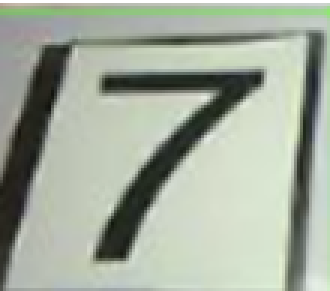
//> input picture opencv_example/img/7.png, 110 x 97 px (shown 3 times larger)
$ ./number   (built with g++ and OpenCV 4)
//> lines starting //> are read from the running program, lines starting //| are printed output that depends on the picture; after the words box and inside, x2 and y2 are one past the last pixel; in counts of white or black regions, pixels touching at a corner belong together
#include <opencv2/opencv.hpp>
#include <iostream>

int main()
{
    int num = -1;
    cv::Mat img = cv::imread("/home/icarus/img_proc_intro/opencv_example/img/7.png");
//> img is the input picture: 97 rows x 110 cols, CV_8UC3; mean B, G, R 157.1, 171.8, 163
    // cv::resize(img, img, cv::Size(100, 20));
    cv::Mat original_img = img;
    cv::cvtColor(img, img, CV_BGR2GRAY);
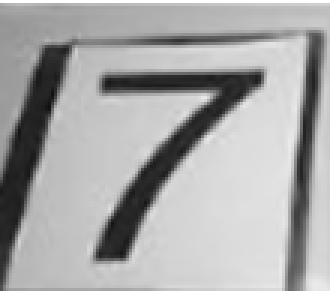
//> img: 97 rows x 110 cols, CV_8UC1 (shown 3 times larger); min 16, max 255, mean 167.5
    cv::GaussianBlur(img, img, cv::Size(3, 3), cv::BORDER_DEFAULT);
    cv::Canny(img, img, 100, 150, 3, false);
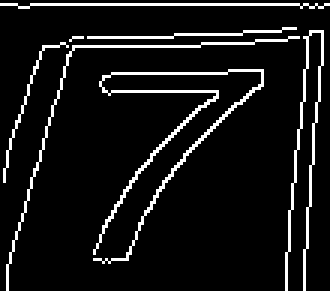
//> img: 97 rows x 110 cols, CV_8UC1 (shown 3 times larger); 8.3% white in thin lines or dots
    std::vector<std::vector<cv::Point>> contours;
    cv::findContours(img, contours, CV_RETR_EXTERNAL, CV_CHAIN_APPROX_NONE);
//> contours = 7 contours, 6 with area under 20; largest, box (x1, y1, x2, y2) and area: (31, 23, 88, 88) 78
    cv::Rect rect = cv::boundingRect(contours[0]);
//> rect = Rect(31, 23, 57, 65)
    // cv::rectangle(original, rect, cv::Scalar(255, 0, 0));
    cv::Mat cropped_img = original_img(cv::Range(rect.y - 1, rect.y + 1 + rect.height), cv::Range(rect.x - 1, rect.x + 1 + rect.width));
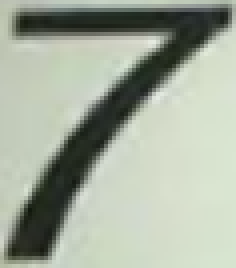
//> cropped_img: 67 rows x 59 cols, CV_8UC3 (shown 4 times larger); mean B, G, R 157.4, 172.7, 164.3
    // cv::threshold(cropped_img, cropped_img, 80, 100, CV_THRESH_TOZERO);
    cv::Mat tmp_img;
    std::vector<cv::Point> corners;
    cv::cvtColor(cropped_img, tmp_img, CV_BGR2GRAY);
    cv::goodFeaturesToTrack(tmp_img, corners, 20, 0.1, 2);
//> corners = 7 Points (x, y): [40, 9], [56, 2], [2, 63], [11, 63], [5, 7], [5, 4], [56, 5]
    for (auto corner : corners)
    {
        cv::circle(cropped_img, corner, 2, cv::Scalar(0, 255, 0));
    }
//> this loop made 7 passes
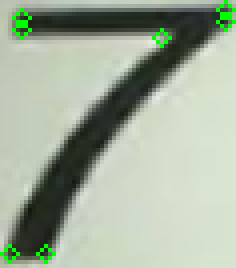
//> cropped_img: 67 rows x 59 cols, CV_8UC3 (shown 4 times larger); 1.42% of pixels changed, all inside (x1, y1, x2, y2) = (0, 0, 59, 66)
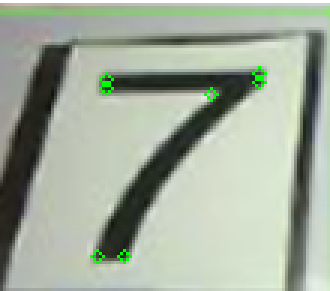
//> original_img: 97 rows x 110 cols, CV_8UC3 (shown 3 times larger); 0.52% of pixels changed, all inside (x1, y1, x2, y2) = (30, 22, 89, 88)
    cv::resize(cropped_img, cropped_img, cv::Size(400, 400));
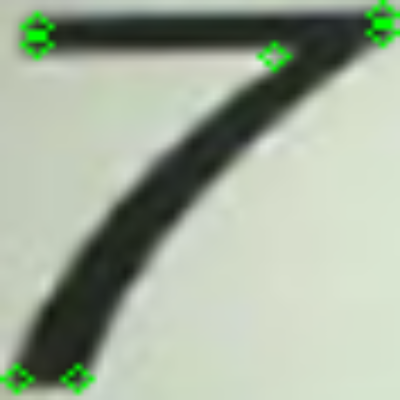
//> cropped_img: 400 rows x 400 cols, CV_8UC3; mean B, G, R 156, 174.8, 162.8
    cv::imshow("img", cropped_img);
    if (corners.size() == 7)
        num = 7;
    std::cout << "The number is: " << num << std::endl;
    cv::waitKey();
    return 0;
}
